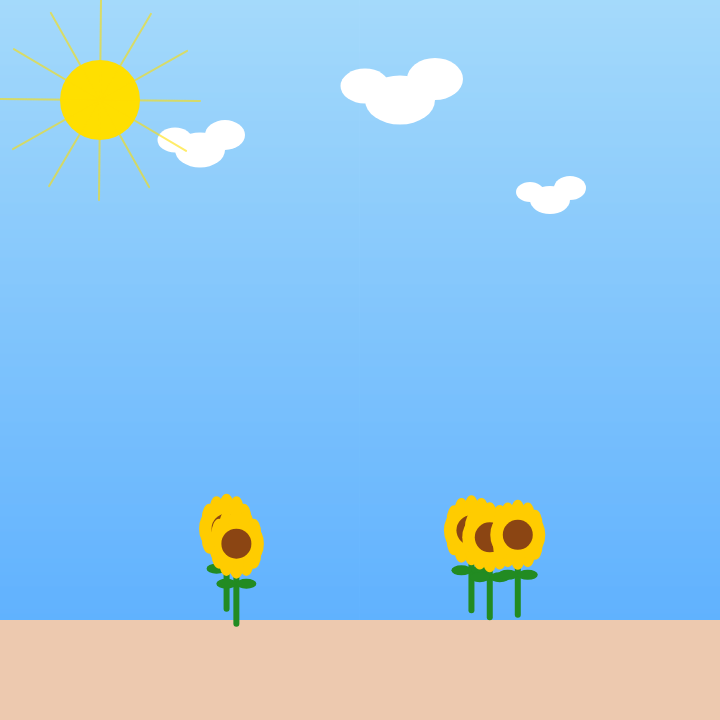
Frame 1 (no input)
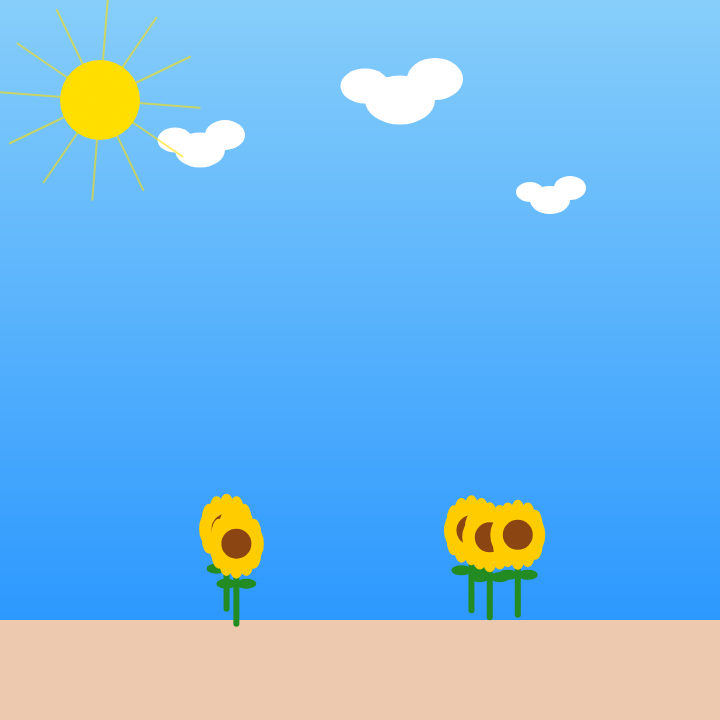
Frame 60 (no input)
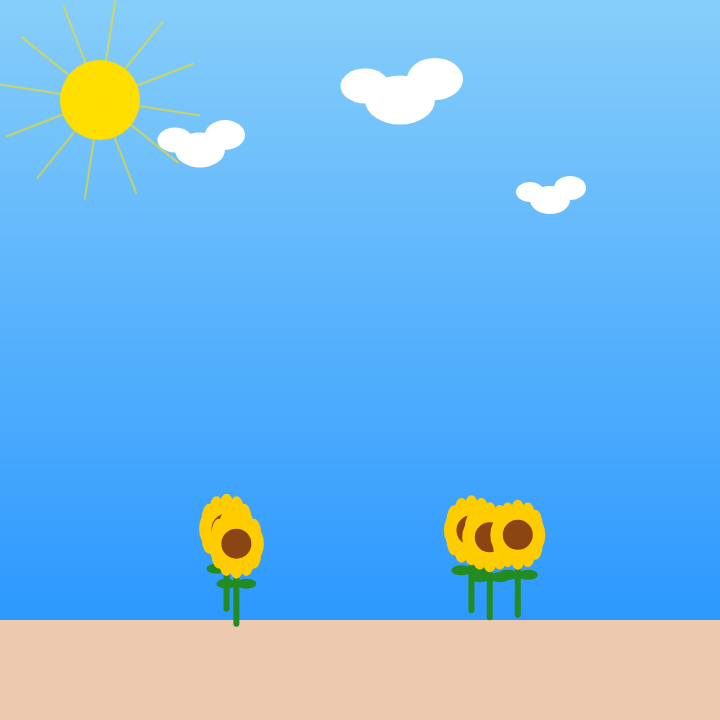
Frame 120 (the mouse pressed at the canvas centre since frame 60)

The p5.js sketch that drew these frames (run headless with seeded random() and noise() and a simulated clock; from frame 60 on, the mouse is pressed at the canvas centre):

// p5.js sketch
// ── sketch.js
'use strict';

let sunflowers = [];
let numSunflowers = 5; // Number of sunflowers
let sun;

function setup() {
  createCanvas(720, 720);
  
  // Create sunflowers in random positions
  for (let i = 0; i < numSunflowers; i++) {
    let x = random(100, width - 100); // Make sure flowers are within the canvas width
    let y = random(height - 200, height - 150); // Ensure flowers are not drawn below the sand
    sunflowers.push(new Sunflower(x, y));
  }

  sun = new Sun(100, 100, 80); // Sun position and size
}

function draw() {
  drawBackground(); // Custom background function
  drawSand();

  // Draw the sun
  sun.display();

  // Draw sunflowers
  for (let sunflower of sunflowers) {
    sunflower.display();
  }
}

// Draw background with gradient sky
function drawBackground() {
  // Gradient sky
  for (let y = 0; y < height; y++) {
    let inter = map(y, 0, height, 0, 1);
    let colorTop = color(135, 206, 250); // Light blue
    let colorBottom = color(30, 144, 255); // Darker blue
    let skyColor = lerpColor(colorTop, colorBottom, inter);
    stroke(skyColor);
    line(0, y, width, y);
  }

  // Clouds
  drawCloud(200, 150, 50);
  drawCloud(400, 100, 70);
  drawCloud(550, 200, 40);
}

// Draw sand
function drawSand() {
  noStroke();
  fill(237, 201, 175); // Sandy color
  rect(0, height - 100, width, 100);
}

// Function to draw clouds
function drawCloud(x, y, size) {
  fill(255); // White color for clouds
  noStroke();
  ellipse(x, y, size, size * 0.7);
  ellipse(x + size * 0.5, y - size * 0.3, size * 0.8, size * 0.6);
  ellipse(x - size * 0.5, y - size * 0.2, size * 0.7, size * 0.5);
}

// Sunflower class
function Sunflower(x, y) {
  this.x = x;
  this.y = y;
  
  this.display = function() {
    // Draw the stem
    stroke(34, 139, 34); // Green stem
    strokeWeight(6);
    line(this.x, this.y, this.x, this.y + 80);

    // Draw the leaves
    noStroke();
    fill(34, 139, 34);
    ellipse(this.x - 10, this.y + 40, 20, 10);
    ellipse(this.x + 10, this.y + 40, 20, 10);

    // Draw sunflower petals
    fill(255, 204, 0); // Yellow
    for (let i = 0; i < 12; i++) {
      let angle = TWO_PI / 12 * i;
      let petalX = this.x + cos(angle) * 20;
      let petalY = this.y + sin(angle) * 20;
      ellipse(petalX, petalY, 15, 30);
    }

    // Draw sunflower center
    fill(139, 69, 19); // Brown center
    ellipse(this.x, this.y, 30, 30);
  }
}

// Sun class
class Sun {
  constructor(x, y, size) {
    this.x = x;
    this.y = y;
    this.size = size;
  }

  display() {
    noStroke();
    fill(255, 223, 0); // Bright yellow sun
    ellipse(this.x, this.y, this.size, this.size);

    // Animated sun rays
    stroke(255, 223, 0, 150); // Slightly transparent rays
    strokeWeight(2);
    for (let i = 0; i < 12; i++) {
      let angle = TWO_PI / 12 * i + frameCount * 0.01; // Rays rotate slightly
      let rayX = this.x + cos(angle) * (this.size + 20);
      let rayY = this.y + sin(angle) * (this.size + 20);
      line(this.x, this.y, rayX, rayY);
    }
  }
}

// ── style.css
/* General body styling */
body {
    margin: 0;
    padding: 0;
    display: flex;
    flex-direction: column;
    align-items: center;
    background: #87CEEB; /* Light blue background */
    font-family: Arial, sans-serif;
  }
  
  /* Header styling */
  header {
    width: 100%;
    text-align: center;
    background: #1E293B; /* Dark blue background */
    color: #ffffff; /* White text */
    font-size: 2.5rem;
    padding: 20px 0;
    box-shadow: 0 4px 6px rgba(0, 0, 0, 0.2);
  }
  
  /* Canvas container styling */
  #canvas-container {
    display: flex;
    justify-content: center;
    align-items: center;
    margin-top: 20px;
    padding: 20px;
    background: #f4f4f4; /* Light gray background */
    box-shadow: 0px 4px 10px rgba(0, 0, 0, 0.3);
    border-radius: 12px;
  }
  
